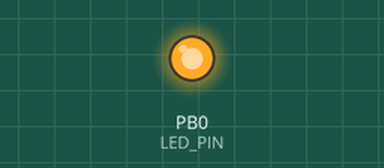
Recording of a sketch running on a simulated ATtiny85, built with avr-gcc and run on an emulated ATtiny85. Parts: output pins drawn as LEDs (lit = HIGH). Sleep ends after the set time or at an interrupt.

Above: at 4.0 s.
At 12.2 s:
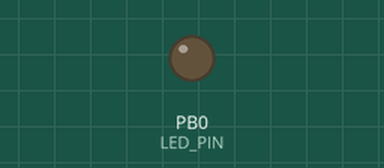
Timing chart, 0 to 21.3 s (numbered marks = the images above):
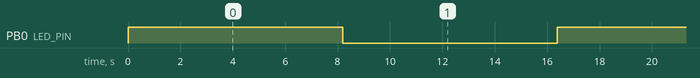

The sketch:

_02_blink_with_sleep_mode.ino
```cpp
#include <avr/power.h>
#include <avr/sleep.h>
#include <avr/wdt.h>


#define LED_PIN 0

ISR(WDT_vect) {
  //Don't do anything. This is just here so that we wake up.
}


void setup() {
  pinMode(LED_PIN, OUTPUT);

  set_sleep_mode(SLEEP_MODE_PWR_DOWN); //Power down everything, wake up from WDT
  sleep_enable();
}

void loop() {
  digitalWrite(LED_PIN, HIGH);
  setup_watchdog(9); //Setup watchdog to go off after 1sec
  sleep_mode(); //Go to sleep! Wake up 1sec later and check water
  digitalWrite(LED_PIN, LOW);
  setup_watchdog(9); //Setup watchdog to go off after 1sec
  sleep_mode(); //Go to sleep! Wake up 1sec later and check water

}

//Sets the watchdog timer to wake us up, but not reset
//0=16ms, 1=32ms, 2=64ms, 3=128ms, 4=250ms, 5=500ms
//6=1sec, 7=2sec, 8=4sec, 9=8sec
//From: http://interface.khm.de/index.php/lab/experiments/sleep_watchdog_battery/
void setup_watchdog(int timerPrescaler) {

  if (timerPrescaler > 9 ) timerPrescaler = 9; //Limit incoming amount to legal settings

  byte bb = timerPrescaler & 7;
  if (timerPrescaler > 7) bb |= (1<<5); //Set the special 5th bit if necessary

  //This order of commands is important and cannot be combined
  MCUSR &= ~(1<<WDRF); //Clear the watch dog reset
  WDTCR |= (1<<WDCE) | (1<<WDE); //Set WD_change enable, set WD enable
  WDTCR = bb; //Set new watchdog timeout value
  WDTCR |= _BV(WDIE); //Set the interrupt enable, this will keep unit from resetting after each int
}
```

Measured:
- by itself, PB0 (LED_PIN): alternates HIGH for 8.2 s and LOW for 8.2 s
